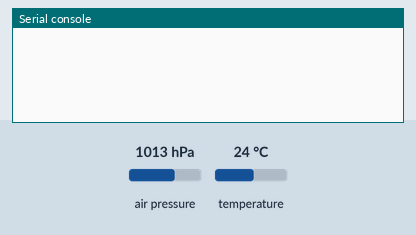
A program run on a simulated Raspberry Pi Pico running MicroPython. Parts: the last lines printed to the serial console. The inputs (shaded band) are chosen by the test bench; at power-on: air pressure 1013 hPa, temperature 24 °C. Library files of the repository ran but are not shown: bmp280.py.

Above: at 1.2 s.
1.3 s: air pressure set to 952 hPa
At 3.4 s:
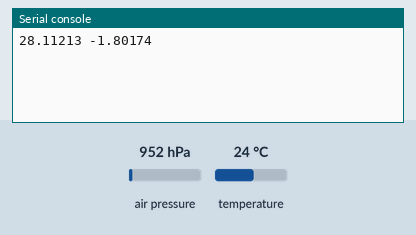
4.6 s: temperature set to 12 °C
At 5.1 s:
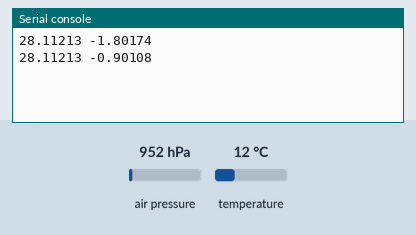
6.1 s: air pressure set to 975 hPa
At 6.6 s:
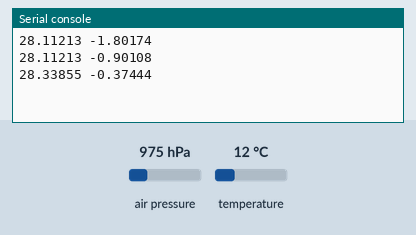
7.6 s: air pressure set to 1025 hPa
At 11.0 s:
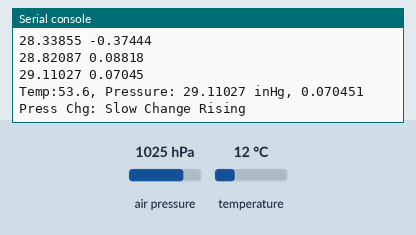
Timing chart, 0 to 11.9 s (numbered marks = the images above; inputs shaded):
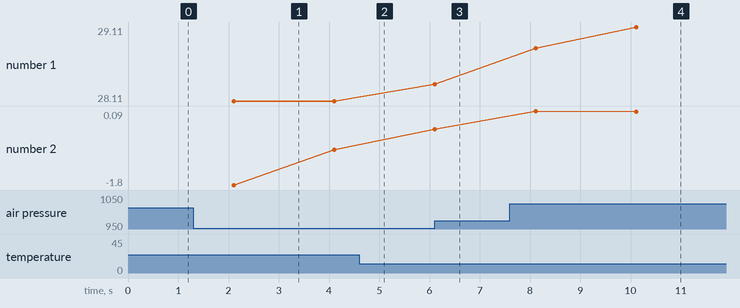

Measured:
- after the input at 1.3 s, the serial console: prints a new line after 0.81 s (image 1)
- after the input at 6.1 s, the serial console: prints a new line at once (image 3)
- after the input at 7.6 s, the serial console: prints a new line after 0.51 s (image 4)
- plotted number 1: 28.11 → 28.34 after the input at 6.1 s, 28.34 → 29.11 after the input at 7.6 s
- plotted number 2: -0.9 → -0.37 after the input at 6.1 s, -0.37 → 0.07 after the input at 7.6 s

The program:

DiffBarometerR2-checkpoint.py
```python
# Source: Electrocredible.com, Language: MicroPython
"""
Definitions for internet:
Rapid change: More than 0.18 in-Hg in less than three hours - Ref 1
Fast-moving system: 0.05 to 0.06 inches per hour = 0.15 to 0.18 inches per 3 hours
Slow-moving system: 0.02 to 0.03 inches per hour = 0.06 to 0.09 inches per 3 hours
Slow change: 0.003 to 0.04 in-Hg in less than three hours
Holding steady: Less than 0.003 in-Hg in less than three hours

ALS mods to account for gaps in internet definition of ranges
? there are gaps in the ranges:
? there is no category between 0.09 and 0.15 in less than three hours
? there is no category between 0.04 and 0.06 in less than three hours? als
so:
I'm going to split the gap on Slow change to 0.05 per 3 hours
I'm going to split the gap on slow and fast moving systems at 0.12 inches per 3 hours
"""

from machine import Pin,I2C
from bmp280 import *
import time

sdaPIN=machine.Pin(0)
sclPIN=machine.Pin(1)
bus = I2C(0,sda=sdaPIN, scl=sclPIN, freq=400000)
time.sleep(0.1)
bmp = BMP280(bus)
bmp.use_case(BMP280_CASE_INDOOR)

#Initial Variables
second_reading_inHg=0.
change="Initializing"
direction=""
count=0
p_delta_summer=0
p_pressure_summer=0
sample=5

#Rate of Change Calculations; all rates in inHg/sec
dwell = 2 #time between pressure readings
rapid=0.18/(3*60*dwell) #Ref 1
upper_fast_sys= 0.18/(3*60*(dwell/60))
lower_fast_sys = 0.12/(3*60*(dwell/60))
upper_slow_sys= 0.12/(3*60*(dwell/60))
lower_slow_sys = 0.05/(3*60*(dwell/60))
upper_slow_change= 0.05/(3*60*(dwell/60))
lower_slow_change = 0.003/(3*60*(dwell/60))
steady = 0.003/(3*60*(dwell/60))
#print(f'{rapid:2.10f}')
#Logging Instructions


#LED Logic


#Main Loop
while count < sample:
    pressure=bmp.pressure
    p_bar=pressure/100000
    p_mmHg=pressure/133.3224
    p_inHg=p_mmHg/25.4
    temperature=bmp.temperature
    tempF=temperature*(9/5)+32
    time.sleep(dwell) #delay between readings
    new_pressure=bmp.pressure
    second_reading_inHg = new_pressure/(133.3244*25.4)
    p_delta=second_reading_inHg-p_inHg
    count += 1
    p_delta_summer = (p_delta_summer+p_delta)

    p_pressure_summer=p_pressure_summer+second_reading_inHg
    avg_p_delta = p_delta_summer/(count)
    avg_p_pressure = p_pressure_summer/count
    print(f'{avg_p_pressure:2.5f}',f'{avg_p_delta:2.5f}')
    #print("p_delta,sum,count,avg")
    #print(f'{p_delta:2.6f}',f'{p_delta_summer:2.6f}',count,f'{avg_p_delta:2.6f}')#print("p_delta=",f'{p_delta:2.6f}')

    #print(f'{p_delta_summer:2.6f}')
    #print(f'{avg_p_delta:2.6f}')
#compute 10 reading avg of p_delta here eventually
    if count>(sample-1):
        #count = 0
        #rate of change logic
        if (avg_p_delta) >=  rapid:
            change="Extreme Change!"
        if ( ((avg_p_delta) >= lower_fast_sys) and ((p_delta) < upper_fast_sys)):
            change="Rapid Moving System"
        if ( ((avg_p_delta) >= lower_slow_sys) and ((p_delta) < upper_slow_sys)):
            change="Slow Moving System"
        if ( ((avg_p_delta) >= lower_slow_change) and ((p_delta) < upper_slow_change)):
            change="Slow Change"
        if (avg_p_delta <= steady):
            change="Steady"
        if (avg_p_delta < 0):
            direction="Falling"
        elif (avg_p_delta >= 0):
            direction="Rising"
        p_delta_summer=0
        p_pressure_summer=0
    #print(f'{tempF:3.1f}')
        print("Temp:{}, Pressure: {} inHg, {} Press Chg: {} {}".format(f'{tempF:3.1f}',f'{avg_p_pressure:2.5f}', f'{avg_p_delta:2.6f}',change,direction))
        count=0
    #result = "Falling" if second_reading_inHg <= p_inHg else "Rising"
    #print(change, second_reading_inHg-p_inHg,direction) # Output will depend on the values of a and b

    #if ((p_inHg < second_reading_inHg) < 0.1):
        #print(p_inHg, second_reading_inHg)
        #print("Falling",second_reading_inHg)

    #time.sleep(3)
```
